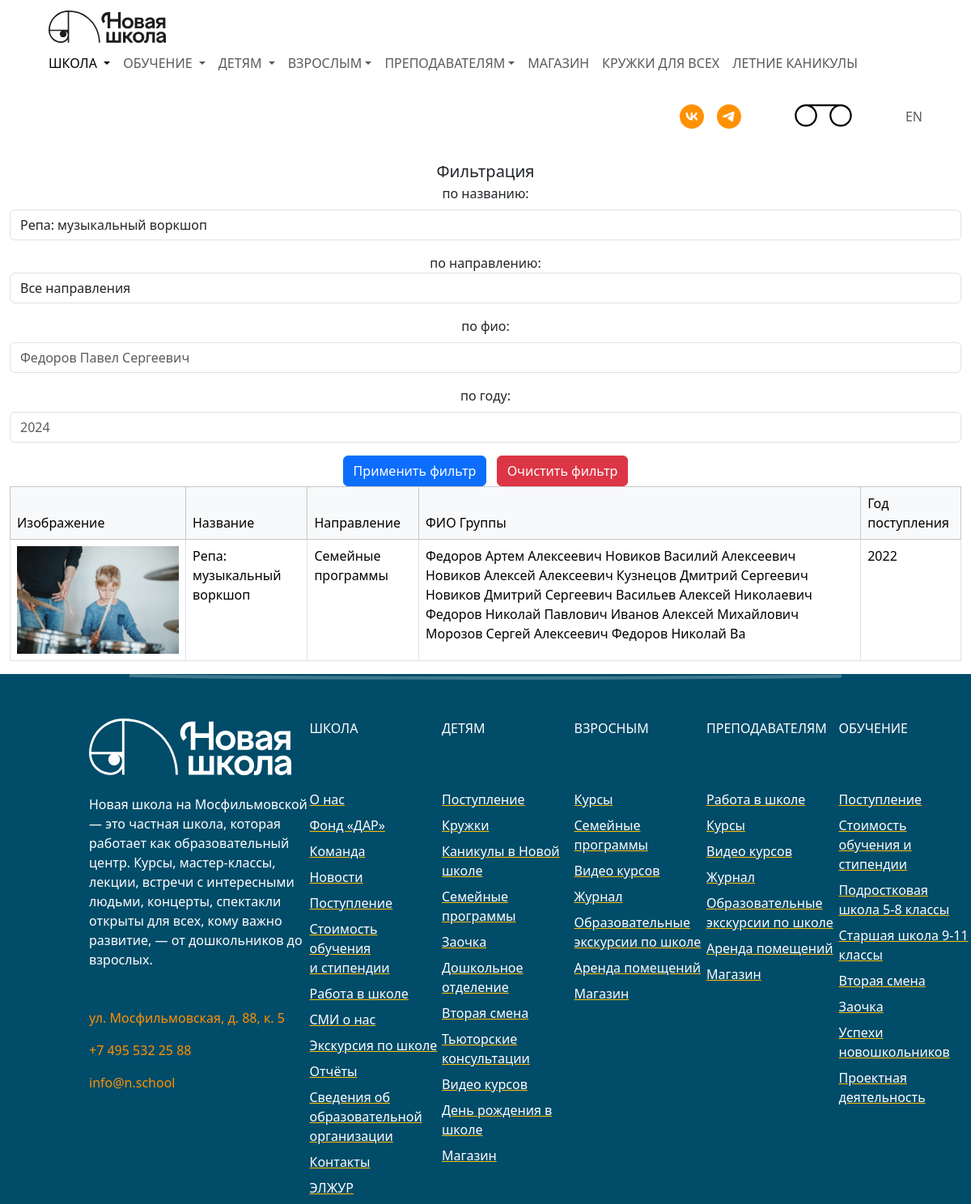
The page /groups.php?name=Репа: музыкальный воркшоп on the database its author committed.
### tables this page shows
CREATE TABLE `groups` (
                          `id` bigint(20) unsigned NOT NULL AUTO_INCREMENT,
                          `group_photo` varchar(255) DEFAULT NULL,
                          `name` varchar(255) DEFAULT NULL,
                          `FIO_group` varchar(255) DEFAULT NULL,
                          `major_id` bigint(20) unsigned DEFAULT NULL,
                          `year_of_entry` year(4) DEFAULT NULL,
                          PRIMARY KEY (`id`),
                          KEY `groups_majors_id_fk` (`major_id`),
                          CONSTRAINT `groups_majors_id_fk` FOREIGN KEY (`major_id`) REFERENCES `majors` (`id`)
);

CREATE TABLE `majors` (
                          `id` bigint(20) unsigned NOT NULL AUTO_INCREMENT,
                          `name` varchar(255) DEFAULT NULL,
                          PRIMARY KEY (`id`)
);

### groups_logic.php (called while the page is built, shortened)
<?php
$host = '127.0.0.1';
$dbname = 'LR2';
$username = 'root';
$password = '';
try {
    $conn = new PDO("mysql:host=$host;dbname=$dbname;charset=utf8", $username, $password);
    $conn->setAttribute(PDO::ATTR_ERRMODE, PDO::ERRMODE_EXCEPTION);
    $min_year = $conn->query("SELECT min(year_of_entry) from groups")->fetchColumn();
    $max_year = $conn->query("SELECT max(year_of_entry) from groups")->fetchColumn();
    $whereConditions = [];
    $params = [];
    if (!empty($_GET['name'])) {
        $whereConditions[] = 'groups.name LIKE :name';
        $params[':name'] = '%' . $_GET['name'] . '%';
    }
    $query = 'SELECT groups.group_photo, groups.name, majors.name AS majors_name, groups.FIO_group, groups.year_of_entry FROM groups INNER JOIN majors ON groups.major_id = majors.id'
        . (!empty($whereConditions) ? ' WHERE ' . implode(' AND ', $whereConditions) : '');
    $stmt = $conn->prepare($query);
    $stmt->execute($params);
    $groupItems = $stmt->fetchAll(PDO::FETCH_ASSOC);
} catch (PDOException $e) {
    die('Database connection failed: ' . $e->getMessage());
}

### groups.php (the view, shortened to what this page needs)
<?php
require_once "groups_logic.php";
require_once "header.php";
?>
<div class="container-fluid" style="width: 1200px">
    <form method="get" action="groups.php" class="text-center align-items-center justify-content-center">
        <label class="fs-5">Фильтрация</label>
        <div class="mb-3">
            <label for="name" class="form-label">по названию:</label>
            <input type="text" id="name" name="name" placeholder="Гитара" class="form-control me-2"
                   value="<?php echo isset($_GET['name']) ? htmlspecialchars($_GET['name']) : ''; ?>">
        </div>
        <div class="mb-3">
            <label for="major">по направлению:</label>
            <select name="major" class="form-control" id="major">
                <option value=""
                    <?php echo (!(isset($_GET['major'])) || $_GET['major'] === '') ? 'selected' : ''; ?>>
                    Все направления
                </option>
            </select>
        </div>
        <div class="mb-3">
            <label for="fio" class="form-label">по фио:</label>
            <input type="text" id="fio" name="fio" placeholder="Федоров Павел Сергеевич" class="form-control me-2"
                   value="<?php echo isset($_GET['fio']) ? htmlspecialchars($_GET['fio']) : ''; ?>">
        </div>
        <div class="mb-3">
            <label for="year" class="form-label">по году:</label>
            <input type="number" id="year" name="year" placeholder="2024" class="form-control me-2" min="<?php echo htmlspecialchars($min_year)?>" max="<?php echo htmlspecialchars($max_year)?>"
                   value="<?php echo isset($_GET['year']) ? htmlspecialchars($_GET['year']) : ''; ?>">
        </div>
        <input type="submit" value="Применить фильтр" class="btn btn-primary me-2">
        <input type="submit" name="clearFilter" value="Очистить фильтр" class="btn btn-danger">
    </form>
    <table class="table table-bordered">
        <thead>
        <tr class="table-light">
            <th scope="col" class="fw-medium">Изображение</th>
            <th scope="col" class="fw-medium">Название</th>
            <th scope="col" class="fw-medium">Направление</th>
            <th scope="col" class="fw-medium">ФИО Группы</th>
            <th scope="col" class="fw-medium">Год поступления</th>
        </tr>
        </thead>
        <tbody>
        <?php if (!empty($groupItems)): ?>
            <?php foreach ($groupItems as $row): ?>
                <tr>
                    <th scope="row">
                        <img src="group_photos/<?php echo htmlspecialchars($row['group_photo']); ?>"
                             style="max-width: 200px;" alt="фото группы">
                    </th>
                    <td class="fw-light"><?php echo htmlspecialchars($row['name']); ?></td>
                    <td class="fw-light"><?php echo htmlspecialchars($row['majors_name']); ?></td>
                    <td class="fw-light"><?php echo htmlspecialchars($row['FIO_group']); ?></td>
                    <td class="fw-light"><?php echo htmlspecialchars($row['year_of_entry']); ?></td>
                </tr>
            <?php endforeach; ?>
        <?php else: ?>
            <tr>
                <td colspan="5">Нет данных</td>
            </tr>
        <?php endif; ?>
        </tbody>
    </table>
</div>
<?php
require_once "footer.php";
?>

### rows shown on the page
groups: group_photo (picture), name "Репа: музыкальный воркшоп", major.name "Семейные программы", FIO_group "Федоров Артем Алексеевич Новиков Василий Алексеевич Новиков Алексей Алексеевич Кузнецов Дмитрий Сергеевич Новиков Дмитрий Сергеевич Васильев Алексей Николаевич Федоров Николай Павлович Иванов Алексей Михайлович Морозов Сергей Алексеевич Федоров Николай Ва", year_of_entry "2022"
